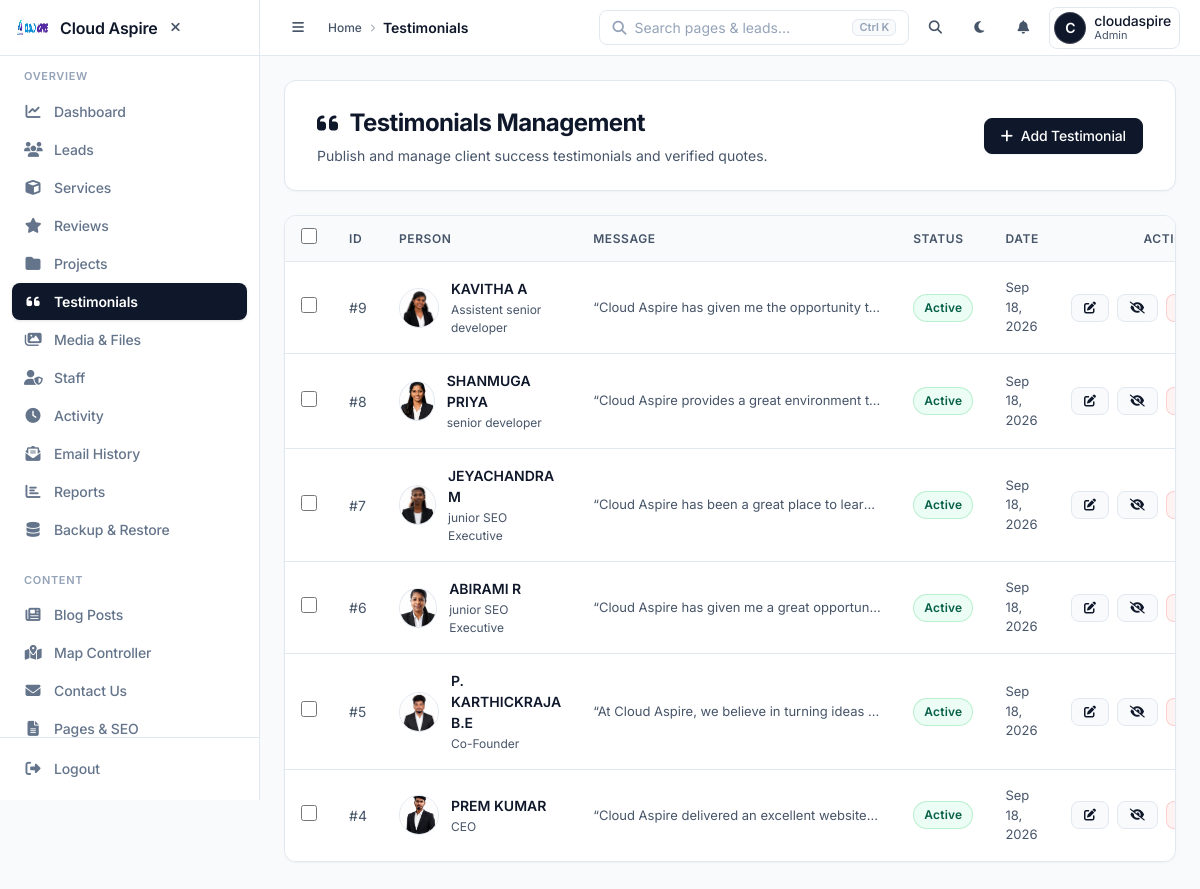
The app's page /admin/testimonials.php (signed in) with its own data.
### tables this page shows
CREATE TABLE `testimonials` (
  `id` int NOT NULL,
  `name` varchar(150) NOT NULL,
  `designation` varchar(150) DEFAULT NULL,
  `message` text,
  `image` varchar(500) DEFAULT NULL,
  `status` enum('active','inactive') DEFAULT 'active',
  `created_at` timestamp NULL DEFAULT CURRENT_TIMESTAMP,
  `updated_at` timestamp NULL DEFAULT CURRENT_TIMESTAMP ON UPDATE CURRENT_TIMESTAMP
);

### admin/testimonials.php (called while the page is built, shortened)
<?php
require_once __DIR__ . '/../app/security_notifier.php';
$testimonials = $conn->query("SELECT * FROM testimonials ORDER BY created_at DESC")->fetchAll(PDO::FETCH_ASSOC);
require_once __DIR__ . '/../app/Views/admin/testimonials.php';

### app/Views/admin/testimonials.php (the view, shortened to what this page needs)
<?php
require_once __DIR__ . '/../../../admin/includes/header.php';
$testimonials = $testimonials ?? [];
?>
<div class="saas-page-header">
    <div>
        <h1 class="page-title"><i class="fas fa-quote-left" style="color: var(--primary);"></i> Testimonials Management</h1>
        <p class="page-subtitle">Publish and manage client success testimonials and verified quotes.</p>
    </div>
    <div class="header-actions">
        <button class="btn btn-primary" onclick="openModal()"><i class="fas fa-plus"></i> Add Testimonial</button>
    </div>
</div>
<div class="content-card">
    <div class="table-responsive">
        <table>
            <thead>
                <tr>
                    <th style="width: 36px;"><input type="checkbox" class="testimonial-checkbox" id="selectAllCb" onclick="toggleSelectAll(this)"></th>
                    <th style="width: 60px;">ID</th>
                    <th>Person</th>
                    <th>Message</th>
                    <th>Status</th>
                    <th>Date</th>
                    <th style="text-align: right;">Actions</th>
                </tr>
            </thead>
            <tbody>
                <?php foreach ($testimonials as $t): ?>
                <tr>
                    <td><input type="checkbox" class="testimonial-checkbox row-cb" value="<?= $t['id'] ?>" onclick="updateBulkBar()"></td>
                    <td style="color: var(--text-muted);">#<?= $t['id'] ?></td>
                    <td>
                        <div style="display: flex; align-items: center; gap: 12px;">
                            <?php
                            $admin_avatar = '';
                            if (!empty($t['image'])) {
                                $admin_avatar = (str_starts_with($t['image'], 'http://') || str_starts_with($t['image'], 'https://') || str_starts_with($t['image'], '/')) ? $t['image'] : '../' . $t['image'];
                            }
                            ?>
                            <?php if ($admin_avatar): ?>
                                <img src="<?= htmlspecialchars($admin_avatar) ?>" alt="Avatar" class="avatar-img">
                            <?php else: ?>
                                <div class="avatar-placeholder"><?= strtoupper(substr($t['name'], 0, 1)) ?></div>
                            <?php endif; ?>
                            <div>
                                <div class="person-name"><?= htmlspecialchars($t['name']) ?></div>
                                <div class="person-designation"><?= htmlspecialchars($t['designation']) ?></div>
                            </div>
                        </div>
                    </td>
                    <td class="testimonial-msg" title="<?= htmlspecialchars($t['message']) ?>"><?= htmlspecialchars($t['message']) ?></td>
                    <td><span class="status status-<?= $t['status'] ?>"><?= ucfirst($t['status']) ?></span></td>
                    <td style="color: var(--text-muted); font-size: 13px;"><?= date('M d, Y', strtotime($t['created_at'])) ?></td>
                    <td style="text-align: right;">
                        <div style="display: flex; gap: 8px; justify-content: flex-end;">
                            <button class="btn btn-sm" onclick="editTestimonial(<?= htmlspecialchars(json_encode($t)) ?>)" style="background: var(--bg-main); color: var(--text-main); border: 1px solid var(--border-color);" title="Edit">
                                <i class="fas fa-edit"></i>
                            </button>
                            <form method="POST" style="display:inline;">
                                <button type="submit" class="btn btn-sm" style="background: var(--bg-main); color: var(--text-main); border: 1px solid var(--border-color);" title="Toggle Visibility">
                                    <i class="fas fa-<?= $t['status'] === 'active' ? 'eye-slash' : 'eye' ?>"></i>
                                </button>
                            </form>
                            <form method="POST" style="display:inline;" onsubmit="return confirm('Delete this testimonial permanently?')">
                                <button type="submit" class="btn btn-sm btn-delete" title="Delete">
                                </button>
                            </form>
                        </div>
                    </td>
                </tr>
                <?php endforeach; ?>
            </tbody>
        </table>
    </div>
</div>
<?php require_once __DIR__ . '/../../../admin/includes/footer.php'; ?>

### app/Views/admin/testimonials.php (style rules this page uses)
.testimonial-msg { max-width: 320px; white-space: nowrap; overflow: hidden; text-overflow: ellipsis; color: var(--text-muted); font-size: 13px; }
.person-name { font-weight: 600; color: var(--text-main); font-size: 14px; }
.person-designation { font-size: 12px; color: var(--text-muted); margin-top: 2px; }
.avatar-img { width: 40px; height: 40px; border-radius: 50%; object-fit: cover; border: 1px solid var(--border-color); }
.testimonial-checkbox { width: 16px; height: 16px; accent-color: var(--primary, #6366f1); cursor: pointer; }

### records on screen
testimonials: id "9", image (picture), name "KAVITHA A", designation "Assistent senior developer", message "“Cloud Aspire has given me the opportunity t…", status "Active", created_at "Sep 18, 2026"
testimonials: id "8", image (picture), name "SHANMUGA PRIYA", designation "senior developer", message "“Cloud Aspire provides a great environment t…", status "Active", created_at "Sep 18, 2026"
testimonials: id "7", image (picture), name "JEYACHANDRA M", designation "junior SEO Executive", message "“Cloud Aspire has been a great place to lear…", status "Active", created_at "Sep 18, 2026"
testimonials: id "6", image (picture), name "ABIRAMI R", designation "junior SEO Executive", message "“Cloud Aspire has given me a great opportun…", status "Active", created_at "Sep 18, 2026"
testimonials: id "5", image (picture), name "P. KARTHICKRAJA B.E", designation "Co-Founder", message "“At Cloud Aspire, we believe in turning ideas…", status "Active", created_at "Sep 18, 2026"
testimonials: id "4", image (picture), name "PREM KUMAR", designation "CEO", message "“Cloud Aspire delivered an excellent website…", status "Active", created_at "Sep 18, 2026"

### other values on screen
$site_name "Cloud Aspire"
$section_label "OVERVIEW"
$item['label'] "Dashboard"
$item['label'] "Leads"
$item['label'] "Services"
$item['label'] "Reviews"
$item['label'] "Projects"
$item['label'] "Testimonials"
$item['label'] "Media & Files"
$item['label'] "Staff"
$item['label'] "Activity"
$item['label'] "Email History"
$item['label'] "Reports"
$item['label'] "Backup & Restore"
$section_label "CONTENT"
